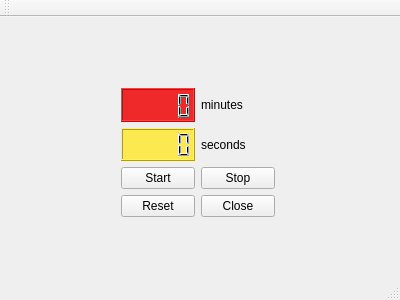
<?xml version="1.0" encoding="UTF-8"?>
<ui version="4.0">
 <class>MainWindow</class>
 <widget class="QMainWindow" name="MainWindow">
  <property name="geometry">
   <rect>
    <x>0</x>
    <y>0</y>
    <width>400</width>
    <height>300</height>
   </rect>
  </property>
  <property name="windowTitle">
   <string>MainWindow</string>
  </property>
  <widget class="QWidget" name="centralWidget">
   <widget class="QWidget" name="gridLayoutWidget">
    <property name="geometry">
     <rect>
      <x>110</x>
      <y>60</y>
      <width>176</width>
      <height>151</height>
     </rect>
    </property>
    <layout class="QGridLayout" name="gridLayout">
     <item row="2" column="1">
      <widget class="QPushButton" name="stopButton">
       <property name="text">
        <string>Stop</string>
       </property>
      </widget>
     </item>
     <item row="2" column="0">
      <widget class="QPushButton" name="startButton">
       <property name="text">
        <string>Start</string>
       </property>
      </widget>
     </item>
     <item row="1" column="1">
      <widget class="QLabel" name="label">
       <property name="text">
        <string>seconds</string>
       </property>
      </widget>
     </item>
     <item row="3" column="1">
      <widget class="QPushButton" name="closeButton">
       <property name="text">
        <string>Close</string>
       </property>
      </widget>
     </item>
     <item row="3" column="0">
      <widget class="QPushButton" name="resetButton">
       <property name="text">
        <string>Reset</string>
       </property>
      </widget>
     </item>
     <item row="0" column="1">
      <widget class="QLabel" name="label_2">
       <property name="text">
        <string>minutes</string>
       </property>
      </widget>
     </item>
     <item row="1" column="0">
      <widget class="QLCDNumber" name="lcdNumberSec">
       <property name="styleSheet">
        <string notr="true">background-color: rgb(252, 233, 79);</string>
       </property>
       <property name="smallDecimalPoint">
        <bool>false</bool>
       </property>
      </widget>
     </item>
     <item row="0" column="0">
      <widget class="QLCDNumber" name="lcdNumberMin">
       <property name="styleSheet">
        <string notr="true">background-color: rgb(239, 41, 41);</string>
       </property>
      </widget>
     </item>
    </layout>
   </widget>
  </widget>
  <widget class="QMenuBar" name="menuBar">
   <property name="geometry">
    <rect>
     <x>0</x>
     <y>0</y>
     <width>400</width>
     <height>25</height>
    </rect>
   </property>
  </widget>
  <widget class="QToolBar" name="mainToolBar">
   <attribute name="toolBarArea">
    <enum>TopToolBarArea</enum>
   </attribute>
   <attribute name="toolBarBreak">
    <bool>false</bool>
   </attribute>
  </widget>
  <widget class="QStatusBar" name="statusBar"/>
 </widget>
 <layoutdefault spacing="6" margin="11"/>
 <resources/>
 <connections>
  <connection>
   <sender>closeButton</sender>
   <signal>clicked()</signal>
   <receiver>MainWindow</receiver>
   <slot>close()</slot>
   <hints>
    <hint type="sourcelabel">
     <x>242</x>
     <y>237</y>
    </hint>
    <hint type="destinationlabel">
     <x>199</x>
     <y>149</y>
    </hint>
   </hints>
  </connection>
 </connections>
</ui>
